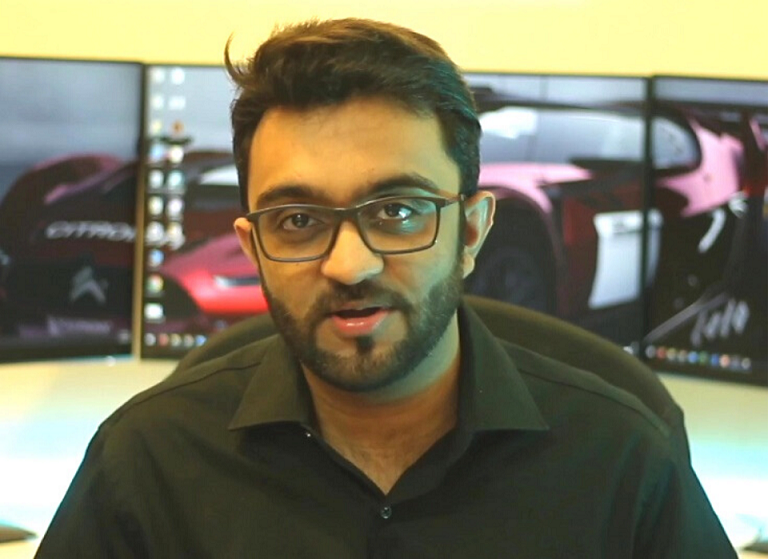
//> input picture Resources/test.png, 768 x 559 px
$ ./Chapter3   (built with g++ and OpenCV 4)
//> lines starting //> are read from the running program, lines starting //| are printed output that depends on the picture
//Reference: https://www.youtube.com/watch?v=2FYm3GOonhk
// 00:52 min

#include <opencv2/imgcodecs.hpp>
#include <opencv2/highgui.hpp>
#include <opencv2/imgproc.hpp>
#include <iostream>

/////Resizing images////

using namespace cv;
using namespace std;

int main()
{
    string path = "/Users/macbookpro/Desktop/UTEC/OpenCV/opencv3test/Resources/test.png";
    Mat img = imread(path);
//> img is the input picture: 559 rows x 768 cols, CV_8UC3; mean B, G, R 94.1, 117.1, 120.5
    Mat imgResize;

    cout << img.size() << endl;
//| [768 x 559]
    int size1 = 768 ;
    int size2 = 559;

    resize(img,imgResize,Size(500,800));
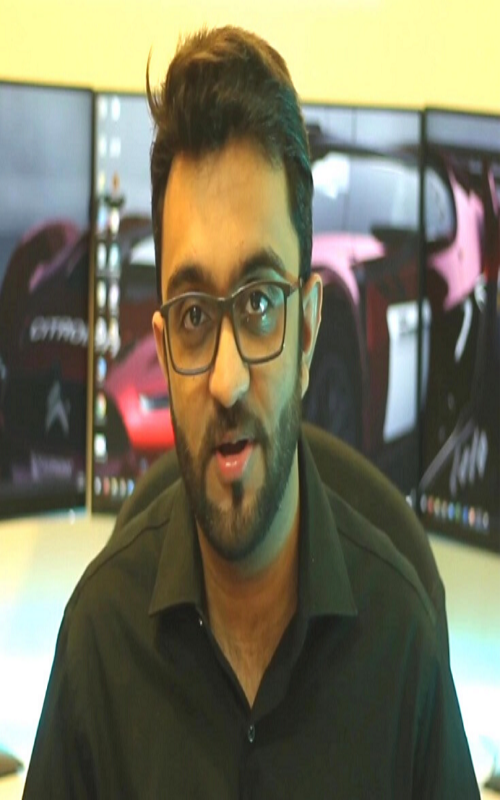
//> imgResize: 800 rows x 500 cols, CV_8UC3; mean B, G, R 94, 116.9, 120.4
    //To scale down without using size (to not mess w dimensions)...
    resize(img,imgResize,Size(),0.5,0.5);
//> imgResize: 280 rows x 384 cols, CV_8UC3

    //CROPPING IMAGES
    //Important to cut object, to add more processing in that specific region
    // This region is called region of interest -> ROI
    // To crop images, we can use rectangles
    Rect roi(200,100,300,400); //Inside here we must define x,y witdh and height
    //So from point 100,100. We go 300px to the right, then 250 bottom
    Mat imgCrop;
    imgCrop = img(roi);
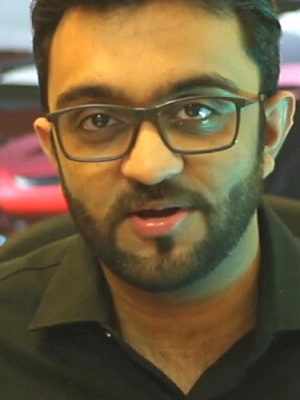
//> imgCrop: 400 rows x 300 cols, CV_8UC3; mean B, G, R 62.6, 94, 113.5

    imshow("imgcrop", imgCrop);
    imshow("imgRize", img);
    imshow("imgRize", imgResize);
    waitKey(0);

}
